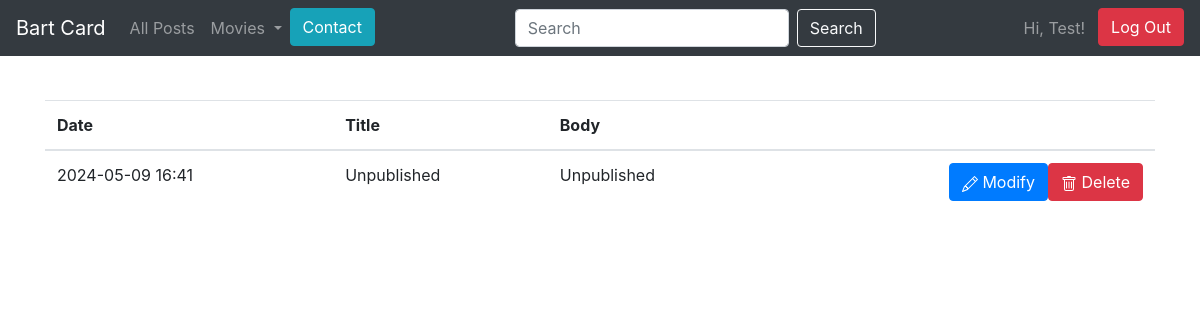
Page /unpublished_list (signed in) on the committed database.
### blog/models.py (models this page shows)
class Account(db.Model):
    id = db.Column(db.Integer, primary_key=True)  # Identyfikator konta
    username = db.Column(db.String(100), unique=True, nullable=False)  # Nazwa użytkownika
    password = db.Column(db.String(100), nullable=False)  # Hasło użytkownika

class Entry(db.Model):
    id = db.Column(db.Integer, primary_key=True)  # Identyfikator wpisu
    title = db.Column(db.String(80), nullable=False)  # Tytuł wpisu
    body = db.Column(db.Text, nullable=False)  # Treść wpisu
    pub_date = db.Column(db.DateTime, nullable=False,
                         default=datetime.datetime.utcnow)  # Data publikacji
    is_published = db.Column(db.Boolean, default=False)  # Czy wpis jest opublikowany
    comments = db.relationship('Comment', backref='entry', lazy=True)  # Relacja z komentarzami

### blog/routes.py (the view)
@app.route('/unpublished_list', methods=['GET'])
@login_required
def unpublished_list():
    current_user = show_username()
    un_list = Entry.query.filter_by(is_published=False).order_by(Entry.pub_date.desc())
    return render_template('unpublished_list.html',current_user=current_user, un_list=un_list)

### blog/routes.py (called while the page is built)
def show_username():
    user_id = session.get('user_id')
    current_user = Account.query.get(user_id)
    return current_user

def get_list_types():
    return LIST_TYPES

@app.context_processor
def inject_list_types():
    return dict(list_types=get_list_types())

@app.context_processor
def utility_processor():
    def tmdb_image_url(path, size):
        return tmdb_client.get_poster_url(path, size)
    return {'tmdb_image_url': tmdb_image_url}

def login_required(view_func):
    @functools.wraps(view_func)
    def check_permissions(*args,**kwargs):
        if session.get('logged_in'):
            return view_func(*args, **kwargs)
        return redirect(url_for('login_page', next=request.path))
    return check_permissions

### blog/templates/unpublished_list.html (shortened to what this page needs)
{% extends 'base.html' %}
{% block content %}
<table class="table">
    <thead>
        <th scope="col">Date</th>
        <th scope="col">Title</th>
        <th scope="col">Body</th>
        <th scope="col" ></th>
    </thead>
    <tbody>
        {% for post in un_list %}
        <tr>
            <td>
                {{post.pub_date.strftime("%Y-%m-%d %H:%M")}}
            </td>
            <td>
                {{post.title}}
            </td>
            <td>{{post.body|truncate(10,true)}}</td>
            <td class="text-right">
                <form action="{{ url_for('delete_entry') }}" method="post" class="float-right">
                    <button type="submit" class="btn btn-danger ">
                        Delete
                    </button>
                </form>
                <a href={{url_for('edit_entry', entry_id=post.id)}} class="btn btn-primary">
                    Modify
                </a>
            </td>
        </tr>
        {% endfor %}
    </tbody>
</table>
{% endblock content %}

### blog/templates/base.html (shortened to what this page needs)
<!doctype html>
<html lang="en">
<head>
 <link rel="stylesheet" href="https://stackpath.bootstrapcdn.com/bootstrap/4.5.0/css/bootstrap.min.css"
>
</head>
<body>
  <body>
    <nav class="navbar navbar-expand-md navbar-dark bg-dark fixed-top">
      <a class="navbar-brand" href="{{ url_for('index') }}">Bart Card</a>
      <div class="collapse navbar-collapse" id="navbarsExampleDefault">
          <ul class="navbar-nav mr-auto">
              <li class="nav-item">
                  <a class="nav-link" href="{{ url_for('post_all') }}">All Posts</a>
              </li>
              <li class="nav-item dropdown">
                <a class="nav-link dropdown-toggle" href="#" id="navbarDropdown" role="button" data-toggle="dropdown" aria-haspopup="true" aria-expanded="false">
                  Movies
                </a>
              </li>
              <li class="nav-item">
                <a class="btn btn-info " href="{{url_for('contact')}}" role="button">Contact</a>
              </li>
          </ul>
            <form class="form-inline" action="/search_results" method="GET">
              <input class="form-control mr-sm-2" type="text" value="{% if query %}{{ query }}{% endif %}" placeholder="Search" aria-label="Search" name="search_bar">
              <button button class="btn btn-outline-light" type="submit">Search</button>
          </form>
          <ul class="navbar-nav ml-auto">
            {% if session.logged_in %}
                {% if current_user %}
                    <li class="nav-item ml-auto" style="margin-right: 5px;">
                        <span class="nav-link ml-auto">
                            Hi, {{ current_user.username }}!
                        </span>
                    </li>
                {% endif %}
                <li class="nav-item ml-auto">
                    <form class="form-inline my-2 my-lg-0" action="{{ url_for('logout') }}" method="POST">
                        <button class="btn btn-danger my-2 my-sm-0" type="submit">Log Out</button>
                    </form>
                </li>
            {% else %}
                <li class="nav-item ml-auto">
                    <a class="btn btn-success my-2 my-lg-0" href="{{ url_for('login_page') }}">Login</a>
                </li>
            {% endif %}
        </ul>
      </div>
    </nav>
 <main role="main" class="container">
   {% block content %}
   {% endblock %}
 </main>
</html>

### blog/templates/unpublished_list.html (style rules this page uses)
.table { margin-top: 100px; }

### rows in the picture
Account: username "Test"
Entry: pub_date "2024-05-09 16:41", title "Unpublished", body "Unpublished"
